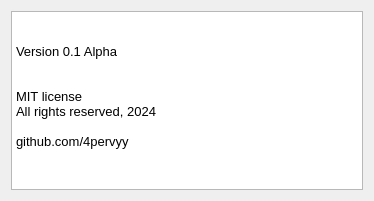
<?xml version="1.0" encoding="UTF-8"?>
<ui version="4.0">
 <class>About</class>
 <widget class="QWidget" name="About">
  <property name="geometry">
   <rect>
    <x>0</x>
    <y>0</y>
    <width>374</width>
    <height>201</height>
   </rect>
  </property>
  <property name="windowTitle">
   <string>Справка</string>
  </property>
  <layout class="QVBoxLayout" name="verticalLayout">
   <item>
    <widget class="QTextBrowser" name="textBrowser">
     <property name="html">
      <string>&lt;!DOCTYPE HTML PUBLIC &quot;-//W3C//DTD HTML 4.0//EN&quot; &quot;http://www.w3.org/TR/REC-html40/strict.dtd&quot;&gt;
&lt;html&gt;&lt;head&gt;&lt;meta name=&quot;qrichtext&quot; content=&quot;1&quot; /&gt;&lt;style type=&quot;text/css&quot;&gt;
p, li { white-space: pre-wrap; }
&lt;/style&gt;&lt;/head&gt;&lt;body style=&quot; font-family:'MS Shell Dlg 2'; font-size:8.25pt; font-weight:400; font-style:normal;&quot;&gt;
&lt;p style=&quot;-qt-paragraph-type:empty; margin-top:0px; margin-bottom:0px; margin-left:0px; margin-right:0px; -qt-block-indent:0; text-indent:0px; font-size:8pt;&quot;&gt;&lt;br /&gt;&lt;/p&gt;
&lt;p style=&quot;-qt-paragraph-type:empty; margin-top:0px; margin-bottom:0px; margin-left:0px; margin-right:0px; -qt-block-indent:0; text-indent:0px; font-size:10pt;&quot;&gt;&lt;br /&gt;&lt;/p&gt;
&lt;p style=&quot; margin-top:0px; margin-bottom:0px; margin-left:0px; margin-right:0px; -qt-block-indent:0; text-indent:0px;&quot;&gt;&lt;span style=&quot; font-size:10pt;&quot;&gt;Version 0.1 Alpha&lt;/span&gt;&lt;/p&gt;
&lt;p style=&quot;-qt-paragraph-type:empty; margin-top:0px; margin-bottom:0px; margin-left:0px; margin-right:0px; -qt-block-indent:0; text-indent:0px; font-size:10pt;&quot;&gt;&lt;br /&gt;&lt;/p&gt;
&lt;p style=&quot;-qt-paragraph-type:empty; margin-top:0px; margin-bottom:0px; margin-left:0px; margin-right:0px; -qt-block-indent:0; text-indent:0px; font-size:10pt;&quot;&gt;&lt;br /&gt;&lt;/p&gt;
&lt;p style=&quot; margin-top:0px; margin-bottom:0px; margin-left:0px; margin-right:0px; -qt-block-indent:0; text-indent:0px;&quot;&gt;&lt;span style=&quot; font-size:10pt;&quot;&gt;MIT license&lt;/span&gt;&lt;/p&gt;
&lt;p style=&quot; margin-top:0px; margin-bottom:0px; margin-left:0px; margin-right:0px; -qt-block-indent:0; text-indent:0px;&quot;&gt;&lt;span style=&quot; font-size:10pt;&quot;&gt;All rights reserved, 2024&lt;/span&gt;&lt;/p&gt;
&lt;p style=&quot;-qt-paragraph-type:empty; margin-top:0px; margin-bottom:0px; margin-left:0px; margin-right:0px; -qt-block-indent:0; text-indent:0px; font-size:10pt;&quot;&gt;&lt;br /&gt;&lt;/p&gt;
&lt;p style=&quot; margin-top:0px; margin-bottom:0px; margin-left:0px; margin-right:0px; -qt-block-indent:0; text-indent:0px;&quot;&gt;&lt;span style=&quot; font-size:10pt;&quot;&gt;github.com/4pervyy&lt;/span&gt;&lt;/p&gt;&lt;/body&gt;&lt;/html&gt;</string>
     </property>
    </widget>
   </item>
  </layout>
 </widget>
 <resources/>
 <connections/>
</ui>
